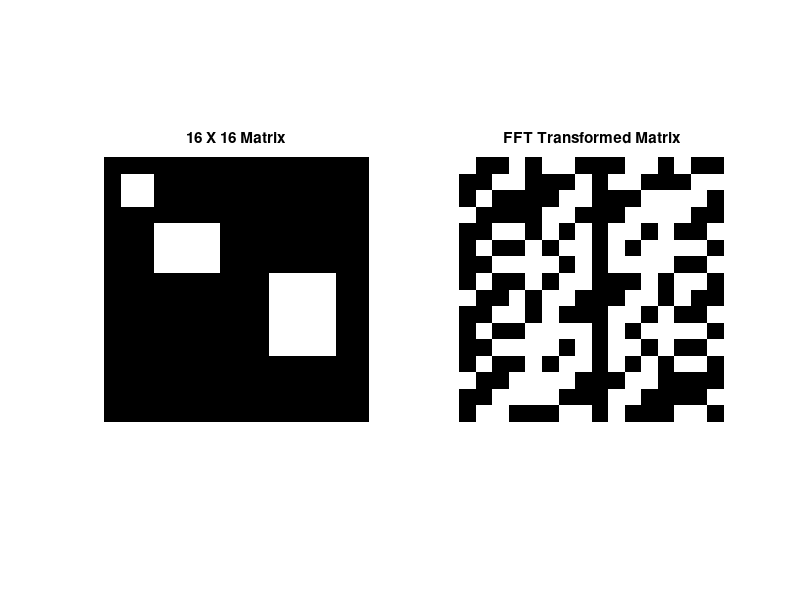

Write the MATLAB code that produced this figure.
% 3. On sample artificial, 16X16 image, take the DFT.
% Print the image & transform matrix side by side 

clc
f = zeros(16);
f(5:7,4:7)=250;
f(2:3,2:3)=120;
f(8:12,11:14)=150;
[M,N]=size(f);
j=sqrt(-1);
F=zeros(16);
for u=1:M
    for v=1:N
        for x=1:M
            for y=1:N
                F(u,v)=F(u,v)+f(x,y)*exp(-(j*2*pi*(((u-1)*(x-1)/M)+((v-1)*(y-1)/N))));
            end
        end
    end
end
screen_size = get(0, 'ScreenSize');
fig=figure(1);
set(fig, 'Position', [0 0 screen_size(3) screen_size(4) ] );
subplot(1,2,1),imshow(f),title('16 X 16 Matrix');
subplot(1,2,2),imshow(F),title('FFT Transformed Matrix');
